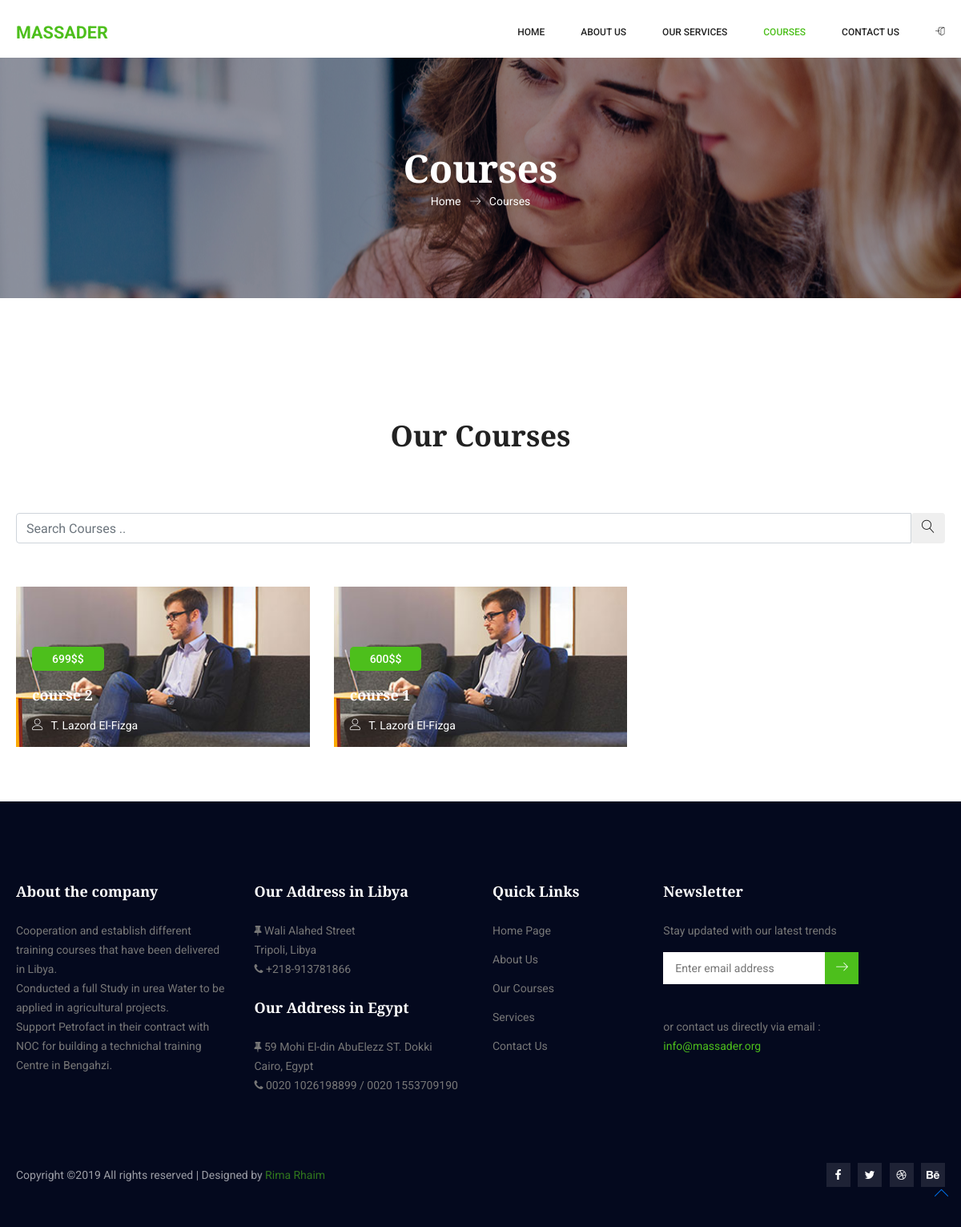
/courses.php, run on an earlier commit of the app's database.
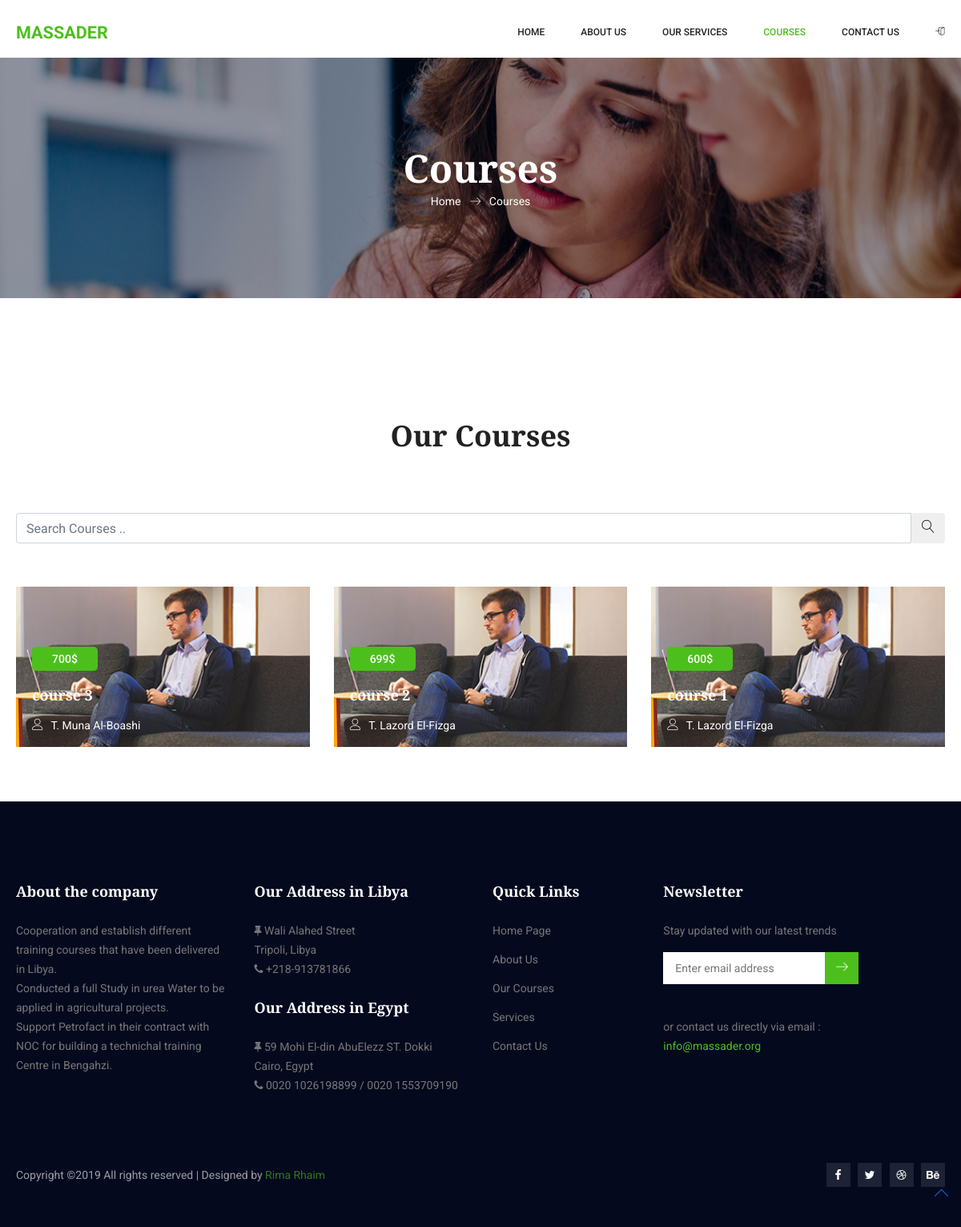
And on a later commit of the database.
### tables this page shows
CREATE TABLE `courses` (
  `ID` int(11) NOT NULL,
  `name` varchar(70) NOT NULL,
  `description` text NOT NULL,
  `objectives` text NOT NULL,
  `trainerID` int(11) NOT NULL,
  `price` int(70) NOT NULL,
  `duration` varchar(70) NOT NULL,
  `startDate` varchar(70) NOT NULL
);

CREATE TABLE `trainer` (
  `ID` int(11) NOT NULL,
  `fullName` varchar(70) NOT NULL,
  `email` varchar(70) NOT NULL,
  `phone` varchar(70) NOT NULL
);

### courses.php (the view, shortened to what this page needs)
<!doctype html>
<html lang="en">
    <head>
        <link rel="stylesheet" href="css/bootstrap.css">
        <link rel="stylesheet" href="vendors/linericon/style.css">
        <link rel="stylesheet" href="css/font-awesome.min.css">
        <link rel="stylesheet" href="vendors/owl-carousel/owl.carousel.min.css">
        <link rel="stylesheet" href="vendors/lightbox/simpleLightbox.css">
        <link rel="stylesheet" href="vendors/nice-select/css/nice-select.css">
        <link rel="stylesheet" href="vendors/animate-css/animate.css">
        <link rel="stylesheet" href="vendors/popup/magnific-popup.css">
        <link rel="stylesheet" href="css/style.css">
        <link rel="stylesheet" href="css/responsive.css">
    </head>
    <body>
        <header class="header_area">
				<div class="main_menu">
					<nav class="navbar navbar-expand-lg navbar-light">
						<div class="container">
							<a class="navbar-brand" href="index.html"><p><b style="color:#4dbf1c">MASSADER</b></p></a>
							<div class="collapse navbar-collapse offset" id="navbarSupportedContent">
							<ul class="nav navbar-nav menu_nav ml-auto">
								<li class="nav-item "><a class="nav-link" href="index.php">Home</a></li>
								<li class="nav-item"><a class="nav-link" href="about-us.php">About Us</a></li>
								<li class="nav-item"><a class="nav-link" href="elements.php">Our Services</a></li>
								<li class="nav-item active"><a class="nav-link" href="courses.php">Courses</a></li>
								<li class="nav-item"><a class="nav-link" href="contact.php">Contact Us</a></li>
								<?php
                                if(isset($_SESSION['userid']) && $_SESSION['userid'] > 0) { ?>
									<li class="nav-item "> <a class="nav-link" href="admin.php">Manage</a></li>
									<li class="nav-item"> <a class="nav-link" href="logout.php"><i class="lnr lnr-exit" id ="enter"></i></a></li>
								 <?php
                    } else { ?>
								<li class="nav-item"> <a class="nav-link" href="login_admin.php"><i class="lnr lnr-enter" id ="enter"></i></a></li>
								 </ul>
								 <?php
                                        }
                                    ?>
						</div>
					</div>
            	</nav>
            </div>
        </header>
        <section class="banner_area">
            <div class="banner_inner d-flex align-items-center">
            	<div class="overlay bg-parallax" data-stellar-ratio="0.9" data-stellar-vertical-offset="0" data-background=""></div>
				<div class="container">
					<div class="banner_content text-center">
						<h2>Courses</h2>
						<div class="page_link">
							<a href="index.html">Home</a>
							<a href="about-us.html">Courses</a>
						</div>
					</div>
				</div>
            </div>
        </section>
        <section class="courses_area p_120">
        	<div class="container">
        		<div class="main_title">
        			<h2> Our Courses</h2>
				</div>
				<div>
					<aside class="single_sidebar_widget search_widget">
						<div class="input-group">
							<input type="text" class="form-control" placeholder="Search Courses ..">
							<span class="input-group-btn">
								<button class="btn btn-default" type="button"><i class="lnr lnr-magnifier"></i></button>
							</span>
						</div>
					</aside> <br>
				</div>
        		<div class="row courses_inner">
        			<div class="col-lg-12">
							<div class="row gallery-item">
							<?php
                        $sql = "
                            SELECT
                            courses.ID AS courseID, courses.name , courses.price , trainer.fullName
                            FROM courses
                            INNER JOIN trainer ON courses.trainerID = trainer.ID
							ORDER BY courseID DESC ";
                        global $con;
                        $query = $con->prepare($sql);
                        $query->execute();
                        $results = $query->fetchAll();
                        foreach($results as $result) { ?>
									<div class="col-md-4">
										<a href="img/elements/g8.jpg" class="img-gal">
											<div class="single-gallery-image" style="background: url(img/elements/g8.jpg);">
												<div class="hover_text">
													<a class="cat" href="course-details.php?courseID=<?php echo $result['courseID'];?>"><?php echo $result['price'];?>$</a>
													<a href="course-details.php?courseID=<?php echo $result['courseID'];?>"><h4><?php echo $result['name'];?></h4></a>
													<ul class="list">
													<li><a href="course-details.php?courseID=<?php echo $result['courseID'];?>"><i class="lnr lnr-user"></i> T. <?php echo $result['fullName'];?></a></li></ul>
												</div>
										</div></a>
								  </div>
						<?php } ?>
							</div>
        			</div>
        		</div>
        	</div>
        </section>
        <br><br>
        <?php include 'includes/footer.php'; ?>
    </body>
</html>

### includes/footer.php
<footer class="footer-area p_120">
          <div class="container">
              <div class="row">
                  <div class="col-lg-3  col-md-6 col-sm-6">
                      <div class="single-footer-widget tp_widgets">
                         <h6 class="footer_title">About the company</h6>
					<p>Cooperation and establish different training courses
						that have been delivered in Libya.</p>
					<p>Conducted a full Study in urea Water to be applied in agricultural
						projects.</p>
					<p>Support Petrofact in their contract with NOC
						for building a technichal training Centre in Bengahzi. </p>
                      </div>
                  </div>
                  <div class="col-lg-3 col-md-6 col-sm-6">
                      <div class="single-footer-widget tp_widgets">
				   <h6 class="footer_title">Our Address in Libya</h6>
				   <p><i class="fa fa-thumb-tack"></i> Wali Alahed Street <br> Tripoli, Libya</p>
				   <p><i class="fa fa-phone"></i> +218-913781866 </p>
				   <p><i class="fa fa-envelop"></i></p>
				   <h6 class="footer_title">Our Address in Egypt</h6>
				   <p><i class="fa fa-thumb-tack"></i> 59 Mohi El-din AbuElezz ST. Dokki <br> Cairo, Egypt</p>
				   <p><i class="fa fa-phone"></i> 0020 1026198899 / 0020 1553709190 </p>
                      </div>
                  </div>
                  <div class="col-lg-2  col-md-6 col-sm-6">
                      <div class="single-footer-widget tp_widgets">
                         <h6 class="footer_title">Quick Links</h6>
                          <ul class="list">
                          	<li><a href="#">Home Page</a></li>
                          	<li><a href="#">About Us</a></li>
                          	<li><a href="#">Our Courses</a></li>
						<li><a href="#">Services</a></li>
						<li><a href="#">Contact Us</a></li>
                          </ul>
                      </div>
                  </div>
                  <div class="col-lg-3 col-md-6 col-sm-6">
                      <aside class="f_widget news_widget">
      					<div class="f_title">
      						<h3 class="footer_title">Newsletter</h3>
      					</div>
      					<p>Stay updated with our latest trends</p>
      					<div id="mc_embed_signup">
                              <form target="_blank" action="" method="get" class="subscribe_form relative">
                              	<div class="input-group d-flex flex-row">
                                      <input name="EMAIL" placeholder="Enter email address" onfocus="this.placeholder = ''" onblur="this.placeholder = 'Email Address '" required="" type="email">
                                      <button class="btn sub-btn"><span class="lnr lnr-arrow-right"></span></button>
                                  </div>
							<div class="mt-10 info"></div><br>
							or contact us directly via email :
							<a href="mailto:info@massader.org" class="mail">info@massader.org</a>
                              </form>
                          </div>
      				</aside>
                  </div>
              </div>
              <div class="row footer-bottom d-flex justify-content-between align-items-center">
                  <p class="col-lg-8 col-md-8 footer-text m-0">
        			Copyright &copy;<script>document.write(new Date().getFullYear());</script> All rights reserved | Designed by <a href="#" target="_blank">Rima Rhaim</a></p>
                  <div class="col-lg-4 col-md-4 footer-social">
                      <a href="#"><i class="fa fa-facebook"></i></a>
                      <a href="#"><i class="fa fa-twitter"></i></a>
                      <a href="#"><i class="fa fa-dribbble"></i></a>
                      <a href="#"><i class="fa fa-behance"></i></a>
                  </div>
              </div>
              <div  class="scroll-to-top scroll-to-target"><a href="#header_area"><i class="lnr lnr-chevron-up"></i></a></div>
          </div>
      </footer>

What changed in the data, as far as the page shows it:
added courses: price "700", name "course 3", trainerID.fullName "Muna Al-Boashi"
changed courses "course 2": price "699$" → "699"
changed courses "course 1": price "600$" → "600"
